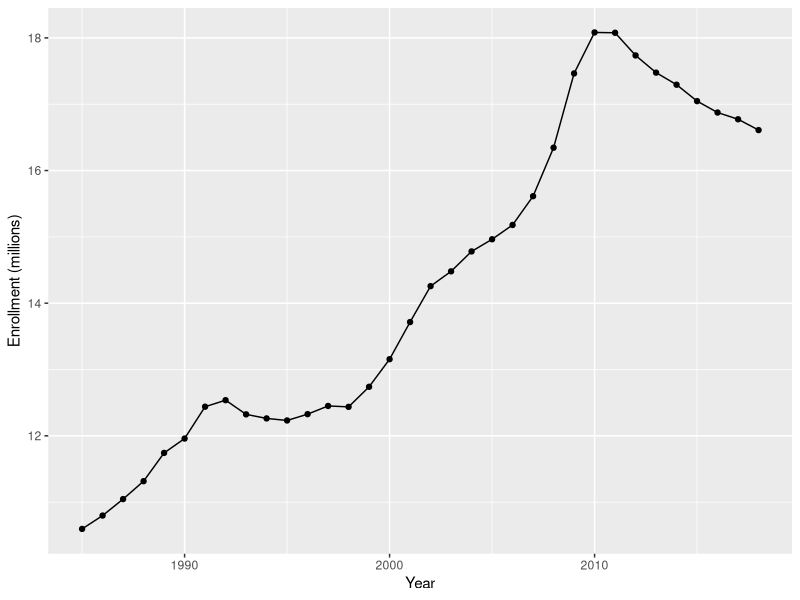
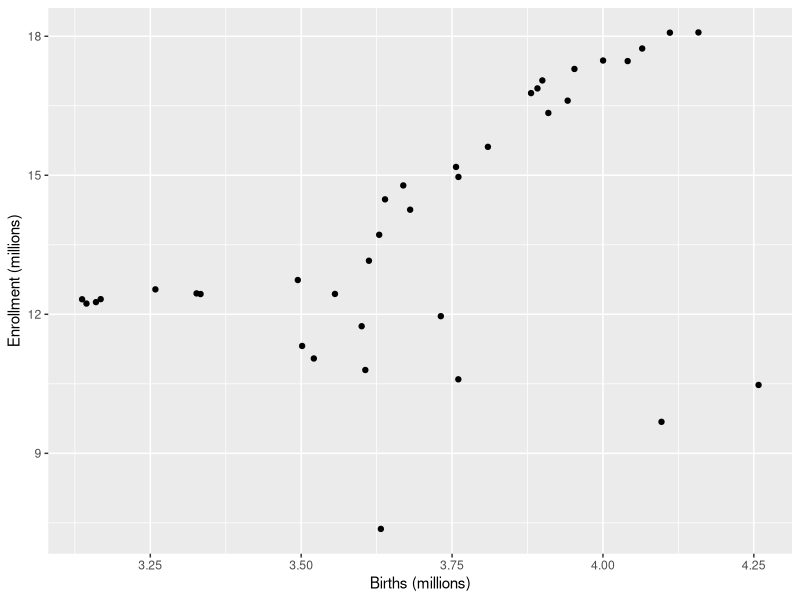
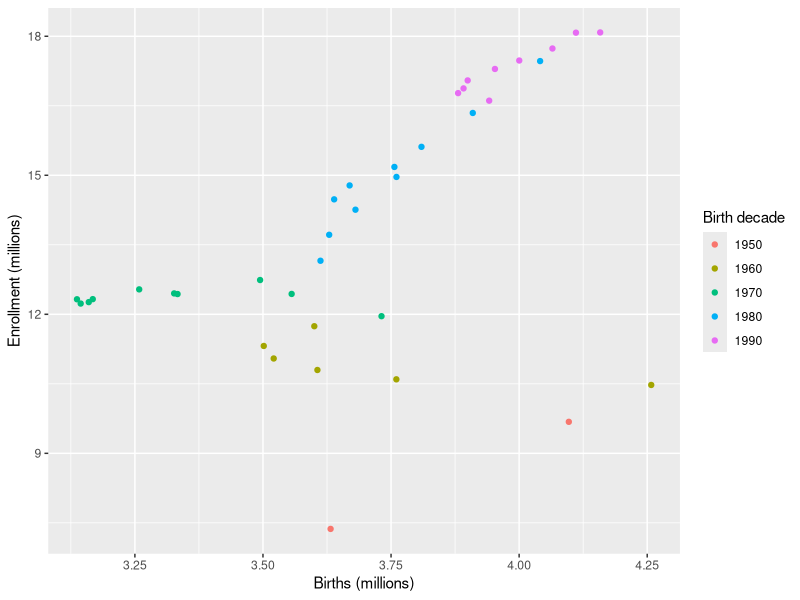
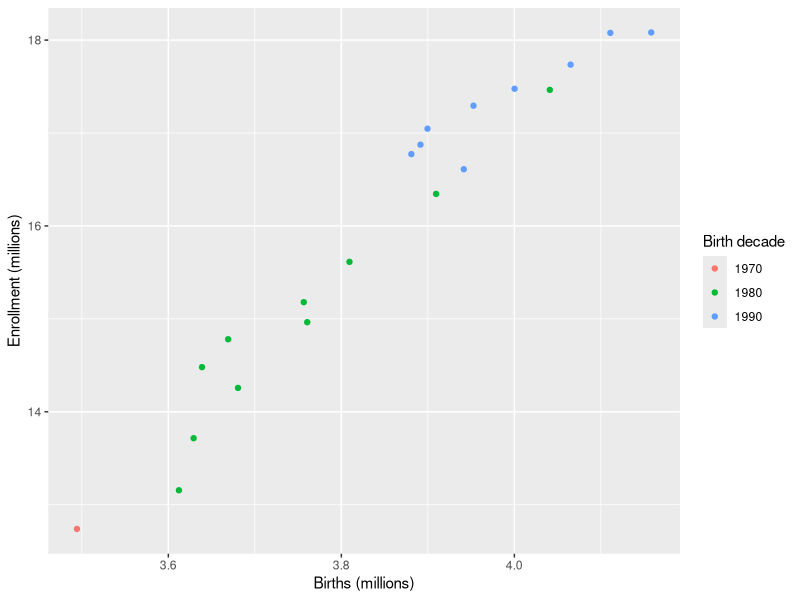
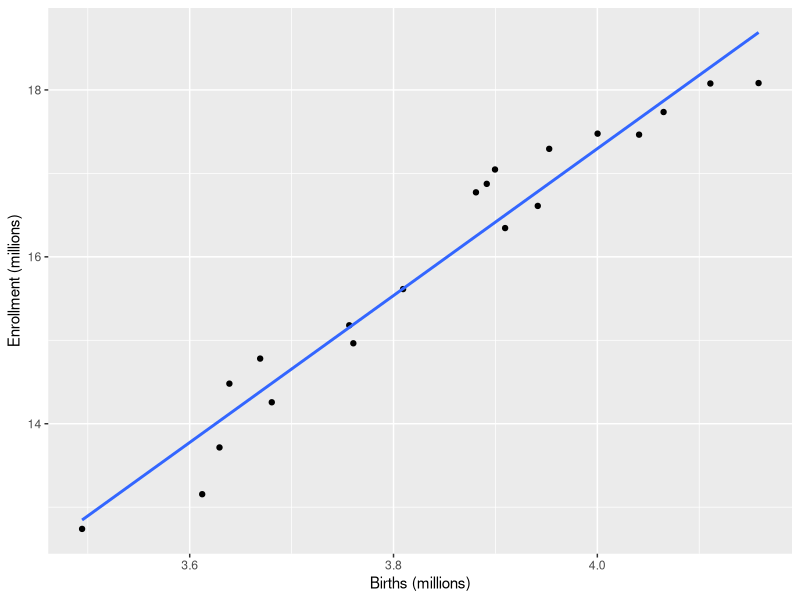
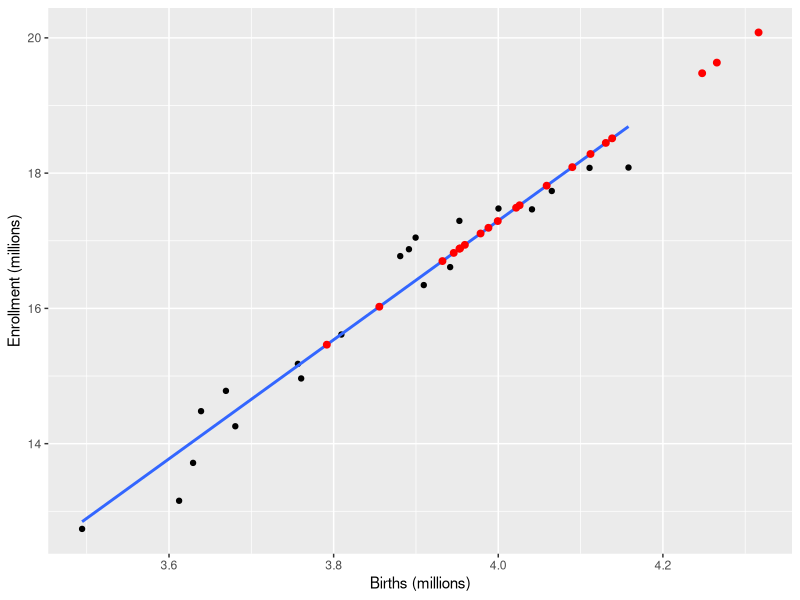
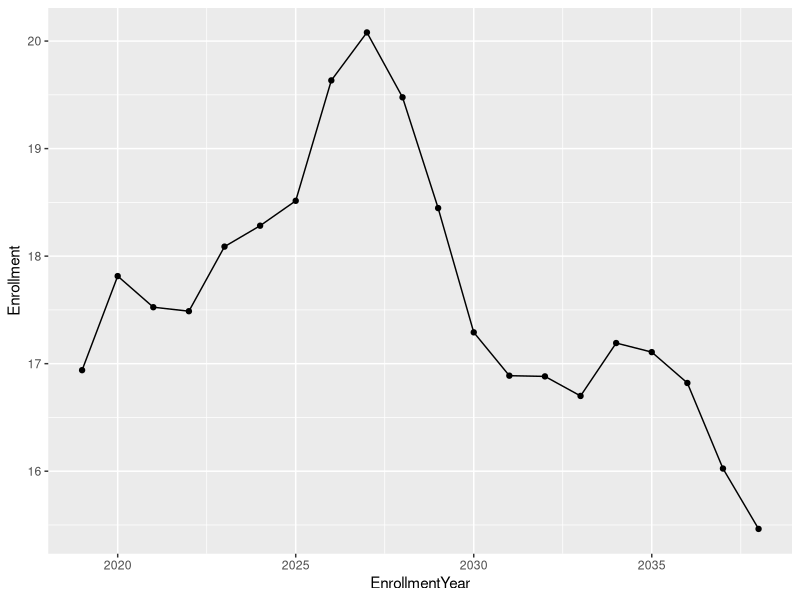
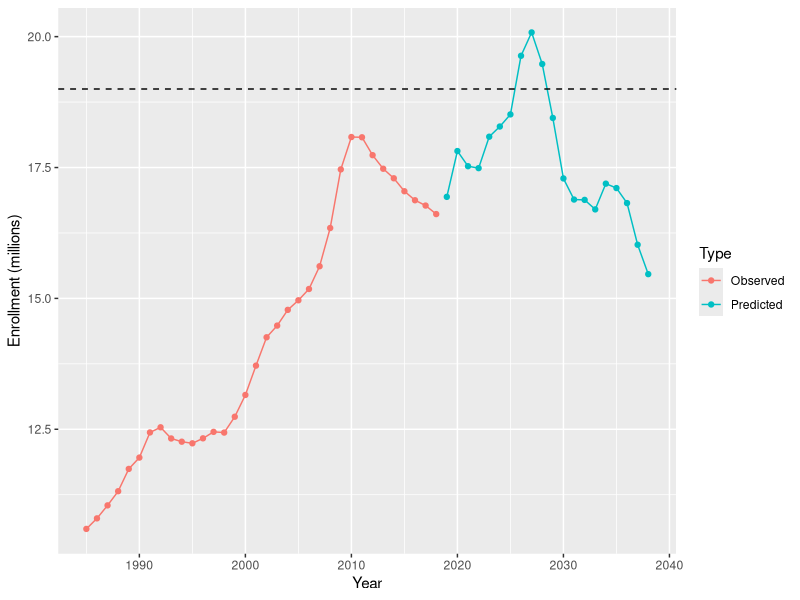

These figures' R source, in order:
library(tidyverse)

enroll <- read_csv("../datasets/enrollment.csv")
enroll <- enroll %>% mutate( Births = Births / 1000000, Enrollment = Enrollment / 1000000)
trend <- enroll %>% filter(EnrollmentYear > 1980 & EnrollmentYear < 2019)
ggplot(trend,aes(EnrollmentYear,Enrollment)) + 
  geom_line() + 
  geom_point() + 
  xlab("Year") + 
  ylab("Enrollment (millions)")
#ggsave("../images/annual_enrollments.png",device="png")

train <- enroll %>% filter( BirthYear < 1999)
ggplot(train, aes(Births,Enrollment)) + 
  geom_point() + 
  xlab("Births (millions)") + 
  ylab("Enrollment (millions)")
#ggsave("../images/enrollment_births.png",device="png")
 
train <- train %>% mutate(BirthDecade = BirthYear - BirthYear %% 10 )
train$BirthDecade <- factor(train$BirthDecade)
ggplot(train, aes(Births,Enrollment,color=BirthDecade)) + 
  geom_point() + 
  xlab("Births (millions)") + 
  ylab("Enrollment (millions)") + 
  labs(color="Birth decade")
#ggsave("../images/enrollment_births_decade.png",device="png")

train <- train %>% filter(BirthYear > 1978)
ggplot(train, aes(Births,Enrollment,color=BirthDecade)) + 
  geom_point() + 
  xlab("Births (millions)") + 
  ylab("Enrollment (millions)") + 
  labs(color="Birth decade")
#ggsave("../images/enrollment_births_80s.png",device="png")

cor(train$Births,train$Enrollment)
 
ggplot(train, aes(Births,Enrollment)) + 
  geom_point() + 
  geom_smooth(method="lm",se=F) + 
  xlab("Births (millions)") + 
  ylab("Enrollment (millions)")
#ggsave("../images/enrollment_births_lm.png",device="png")
 
eb.fit <- lm(Enrollment ~ Births, data = train )
summary(eb.fit)
confint(eb.fit)

new <- enroll %>% filter(BirthYear > 1998) %>% select(BirthYear, Births, EnrollmentYear)
predictions <- predict(eb.fit,new,interval="prediction")
predictions <- data.frame( new, Enrollment = predictions[,1], Lower = predictions[,2], Upper = predictions[,3])
(g <- ggplot(train, aes(Births,Enrollment)) + 
  geom_point() + 
  geom_smooth(method="lm",se=F) +
  geom_point(data=predictions,mapping=aes(Births,y=Enrollment),color="red",size=2) + 
  xlab("Births (millions)") + 
  ylab("Enrollment (millions)") )
#ggsave("../images/predicted_enrollments.png",device="png")

predictions %>% filter(Enrollment > 19)

ggplot(predictions,aes(EnrollmentYear,Enrollment))+geom_point()+geom_line()

predictions <- predictions %>% 
  select(BirthYear:Enrollment) %>% 
  mutate( Type = "Predicted") 
trend <- trend %>% mutate( Type = "Observed")
combined <- rbind(trend,predictions)
ggplot(combined, aes(EnrollmentYear,Enrollment,color=Type)) + 
  geom_point() + 
  geom_line() + 
  geom_hline(yintercept=19,linetype="dashed") + 
  xlab("Year") + 
  ylab("Enrollment (millions)")
#ggsave("../images/combined_enrollments.png",device="png")
